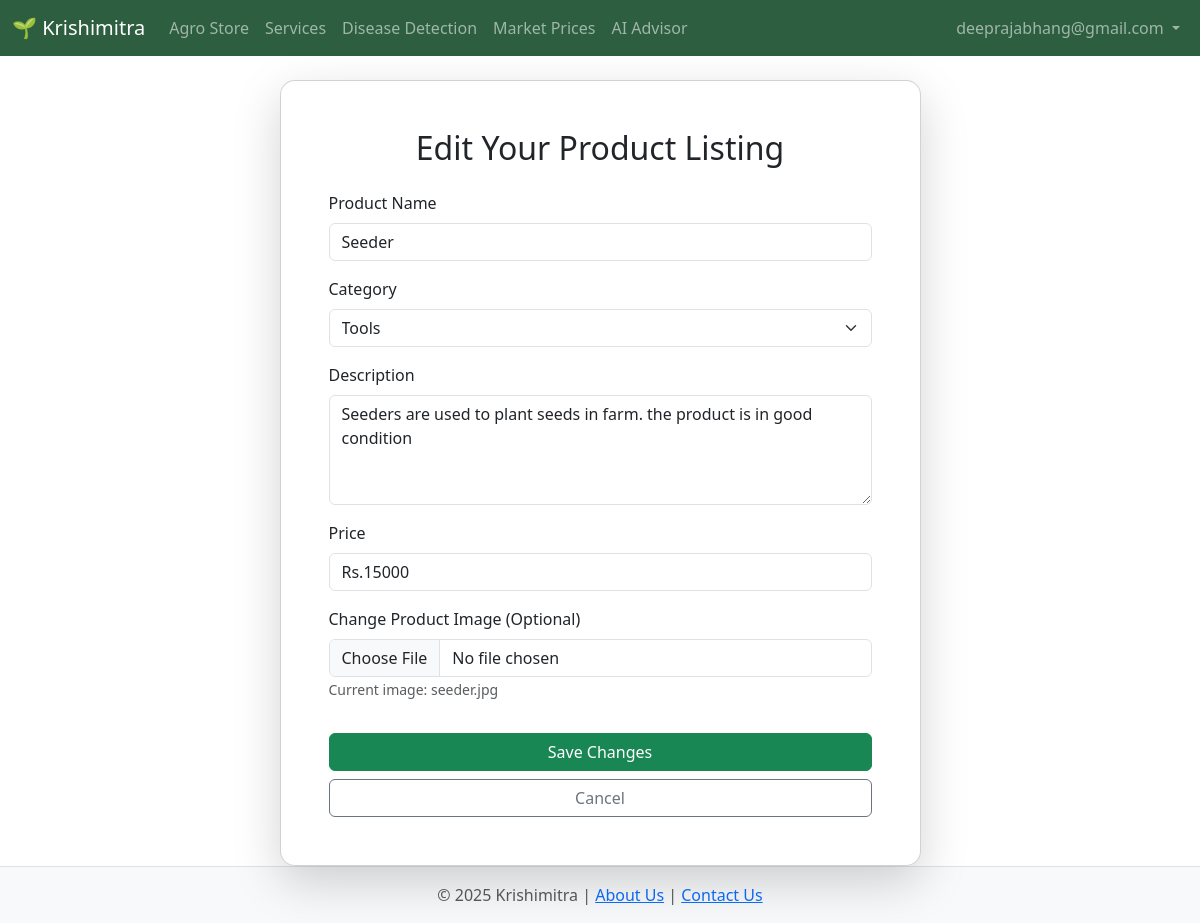
The app's page /edit_product/2 (signed in) with its own data.
### app.py (models this page shows)
class Product(db.Model):
    id = db.Column(db.Integer, primary_key=True)
    name = db.Column(db.String(100), nullable=False)
    category = db.Column(db.String(50), nullable=False)
    description = db.Column(db.Text, nullable=False)
    price = db.Column(db.String(50), nullable=False)
    image = db.Column(db.String(255), nullable=False)
    seller_id = db.Column(db.Integer, db.ForeignKey('user.id'), nullable=False)

### app.py (the view, shortened to what this page needs)
@app.route('/edit_product/<int:product_id>', methods=['GET', 'POST'])
@seller_required
def edit_product(product_id):
    product = Product.query.get_or_404(product_id)
    if product.seller_id != session.get('user_id'):
        flash('You are not authorized to edit this product.', 'error')
        return redirect(url_for('dashboard'))
    return render_template('edit_product.html', product=product)

### app.py (called while the page is built)
def seller_required(f):
    @wraps(f)
    def decorated_function(*args, **kwargs):
        if session.get('role') != 'seller':
            flash('You do not have permission to access this page.', 'error')
            return redirect(url_for('store'))
        return f(*args, **kwargs)
    return decorated_function

### templates/edit_product.html (shortened to what this page needs)
{% extends 'base.html' %}
{% block content %}
<div class="row justify-content-center mt-4">
    <div class="col-md-8 col-lg-7">
        <div class="card shadow-lg">
            <div class="card-body p-4 p-md-5">
                <h2 class="card-title text-center mb-4">Edit Your Product Listing</h2>
                <form method="POST" enctype="multipart/form-data">
                    <div class="mb-3">
                        <label for="name" class="form-label">Product Name</label>
                        <input type="text" class="form-control" id="name" name="name" value="{{ product.name }}" required>
                    </div>
                    <div class="mb-3">
                        <label for="category" class="form-label">Category</label>
                        <select class="form-select" id="category" name="category" required>
                            <option value="Tools" {% if product.category == 'Tools' %}selected{% endif %}>Tools</option>
                        </select>
                    </div>
                    <div class="mb-3">
                        <label for="description" class="form-label">Description</label>
                        <textarea class="form-control" id="description" name="description" rows="4" required>{{ product.description }}</textarea>
                    </div>
                    <div class="mb-3">
                        <label for="price" class="form-label">Price</label>
                        <input type="text" class="form-control" id="price" name="price" value="{{ product.price }}" required>
                    </div>
                    <div class="mb-3">
                        <label for="image" class="form-label">Change Product Image (Optional)</label>
                        <input type="file" class="form-control" id="image" name="image" accept="image/*">
                        <small class="form-text text-muted">Current image: {{ product.image }}</small>
                    </div>
                    <button type="submit" class="btn btn-success w-100 mt-3">Save Changes</button>
                    <a href="{{ url_for('dashboard') }}" class="btn btn-outline-secondary w-100 mt-2">Cancel</a>
                </form>
            </div>
        </div>
    </div>
</div>
{% endblock %}

### static/css/style.css (style rules this page uses)
.card.shadow-lg { border-radius: 15px; box-shadow: 0 8px 20px rgba(0, 0, 0, 0.15); }
.form-control, .form-select { transition: border-color 0.3s ease, box-shadow 0.3s ease; }

### records on screen
Product: name "Seeder", category "Tools", description "Seeders are used to plant seeds in farm. the product is in good condition", price "Rs.15000", image "seeder.jpg"

### other values on screen
{{ session.get('user_email') }} "deeprajabhang@gmail.com"
